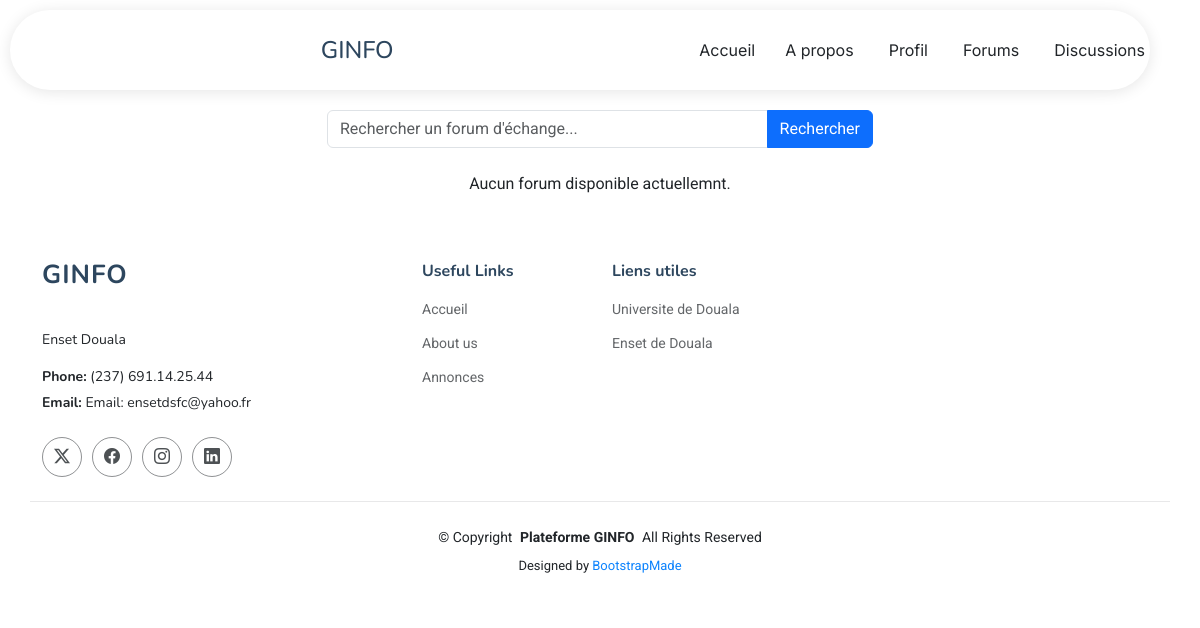
Before: /geinfo/allforums (signed in) with the older database file.
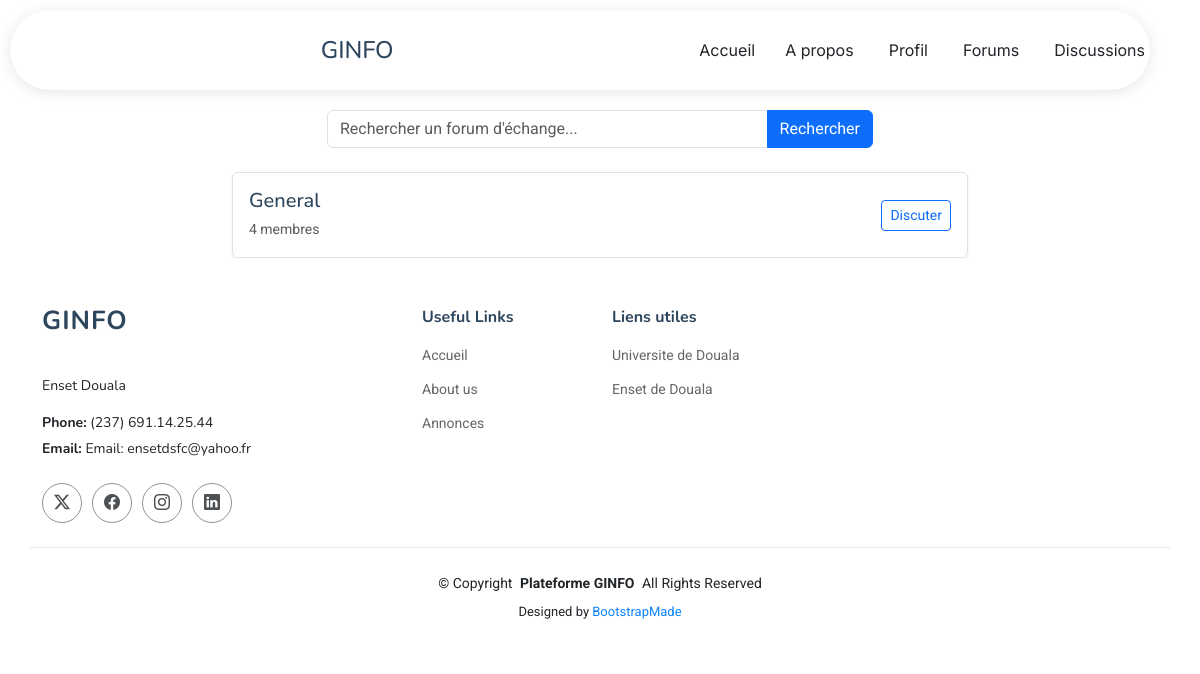
After: the same page with the newer database file.
### forum/models.py (models this page shows, shortened)
class Forum(models.Model):
    nom = models.CharField(max_length=15, unique=True, verbose_name="nom_forum")
    description = models.TextField(max_length=200, verbose_name="description_forum")
    profil = models.CharField(max_length=100, verbose_name="profil_forum")
    createur = models.ForeignKey(
        'Etudiants.Etudiant',
        on_delete=models.SET_NULL,
        related_name="forums_crees",
        null=True,
        blank=True,
        verbose_name="createur_forum"
    )
    membres = models.ManyToManyField(Etudiant, related_name='forums_rejoints', blank=True)
    class Meta:
        verbose_name = "Forum"
        verbose_name_plural = "Forums"
        ordering = ['nom']
    @property
    def nombre_membres(self):
        return self.membres.count()

### forum/views.py (the view)
@login_required
def allforums(request):
    forums=Forum.objects.all()
    return render(request,'forum/allforums.html',{'forums':forums})

### forum/templates/forum/allforums.html (shortened to what this page needs)
{% extends 'base.html' %}
 {% block nav %}
<li><a href="{% url 'profil'%}">Profil</a> </li>
<li><a href="{% url 'forums'%}">Forums</a> </li>
<li><a href="{% url 'etudiants'%}">Discussions</a> </li>
{% endblock %}
{% block content %}
  <div class="container mt-5">
    <h2 class="mb-4 text-center">Liste des forums existants</h2>
    <div class="row mb-4 justify-content-center">
      <div class="col-md-6">
        <div class="input-group">
          <input type="text" id="searchInput" class="form-control" placeholder="Rechercher un forum d'échange..." aria-label="Rechercher un contact">
          <button class="btn btn-primary" type="button" id="searchButton">Rechercher</button>
        </div>
      </div>
    </div>
    {% if forums %}
      <div class="row justify-content-center">
        <div class="col-md-8">
          <div class="list-group shadow-sm" id="contactList">
            {% for forum in forums %}
              <li class="list-group-item d-flex justify-content-between align-items-center list-group-item-action py-3">
                <div>
                  <h5 class="mb-1">{{ forum.nom }}</h5>
                  <small class="text-muted"> {{ forum.nombre_membres }} membres</small>
                </div>
                <a href="{% url 'chat_room' forum.id %}" class="btn btn-outline-primary btn-sm">Discuter</a>
              </li>
            {% endfor %}
          </div>
        </div>
      </div>
    {% else %}
      <p class="text-center mt-4">Aucun forum disponible actuellemnt.</p>
    {% endif %}
  </div>
{% endblock %}

Changed rows visible on the page:
added Forum: nom "General", nombre_membres "4"
Other visible differences:
text no longer shown: "Aucun forum disponible actuellemnt."
